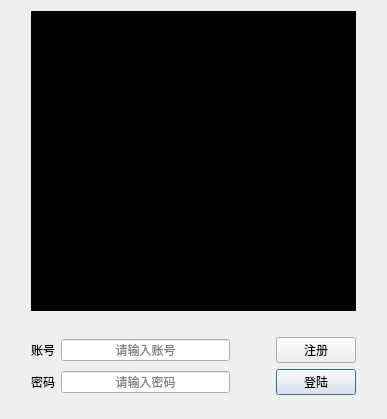
<?xml version="1.0" encoding="UTF-8"?>
<ui version="4.0">
 <class>Login</class>
 <widget class="QDialog" name="Login">
  <property name="geometry">
   <rect>
    <x>0</x>
    <y>0</y>
    <width>387</width>
    <height>419</height>
   </rect>
  </property>
  <property name="windowTitle">
   <string>Login</string>
  </property>
  <layout class="QGridLayout" name="gridLayout">
   <item row="0" column="0">
    <spacer name="horizontalSpacer_3">
     <property name="orientation">
      <enum>Qt::Horizontal</enum>
     </property>
     <property name="sizeType">
      <enum>QSizePolicy::Fixed</enum>
     </property>
     <property name="sizeHint" stdset="0">
      <size>
       <width>20</width>
       <height>20</height>
      </size>
     </property>
    </spacer>
   </item>
   <item row="0" column="1">
    <widget class="QLabel" name="label_bg">
     <property name="sizePolicy">
      <sizepolicy hsizetype="Expanding" vsizetype="Expanding">
       <horstretch>0</horstretch>
       <verstretch>0</verstretch>
      </sizepolicy>
     </property>
     <property name="styleSheet">
      <string notr="true">background-color: rgb(0, 0, 0);
border-image: url(:/Image/logo.jpg);
color: rgb(255, 255, 255);</string>
     </property>
     <property name="text">
      <string/>
     </property>
     <property name="alignment">
      <set>Qt::AlignCenter</set>
     </property>
    </widget>
   </item>
   <item row="0" column="2">
    <spacer name="horizontalSpacer_4">
     <property name="orientation">
      <enum>Qt::Horizontal</enum>
     </property>
     <property name="sizeType">
      <enum>QSizePolicy::Fixed</enum>
     </property>
     <property name="sizeHint" stdset="0">
      <size>
       <width>20</width>
       <height>20</height>
      </size>
     </property>
    </spacer>
   </item>
   <item row="1" column="1">
    <spacer name="verticalSpacer_2">
     <property name="orientation">
      <enum>Qt::Vertical</enum>
     </property>
     <property name="sizeType">
      <enum>QSizePolicy::Fixed</enum>
     </property>
     <property name="sizeHint" stdset="0">
      <size>
       <width>20</width>
       <height>20</height>
      </size>
     </property>
    </spacer>
   </item>
   <item row="4" column="1">
    <spacer name="verticalSpacer">
     <property name="orientation">
      <enum>Qt::Vertical</enum>
     </property>
     <property name="sizeType">
      <enum>QSizePolicy::Fixed</enum>
     </property>
     <property name="sizeHint" stdset="0">
      <size>
       <width>20</width>
       <height>13</height>
      </size>
     </property>
    </spacer>
   </item>
   <item row="3" column="1">
    <layout class="QHBoxLayout" name="horizontalLayout_4">
     <item>
      <widget class="QLabel" name="label_5">
       <property name="text">
        <string>密码</string>
       </property>
       <property name="alignment">
        <set>Qt::AlignCenter</set>
       </property>
      </widget>
     </item>
     <item>
      <widget class="QLineEdit" name="lineEdit_password">
       <property name="alignment">
        <set>Qt::AlignCenter</set>
       </property>
       <property name="placeholderText">
        <string>请输入密码</string>
       </property>
      </widget>
     </item>
     <item>
      <spacer name="horizontalSpacer_6">
       <property name="orientation">
        <enum>Qt::Horizontal</enum>
       </property>
       <property name="sizeType">
        <enum>QSizePolicy::Fixed</enum>
       </property>
       <property name="sizeHint" stdset="0">
        <size>
         <width>40</width>
         <height>20</height>
        </size>
       </property>
      </spacer>
     </item>
     <item>
      <widget class="QPushButton" name="pushButton_4">
       <property name="text">
        <string>登陆</string>
       </property>
      </widget>
     </item>
    </layout>
   </item>
   <item row="2" column="1">
    <layout class="QHBoxLayout" name="horizontalLayout_3">
     <item>
      <widget class="QLabel" name="label_3">
       <property name="text">
        <string>账号</string>
       </property>
       <property name="alignment">
        <set>Qt::AlignCenter</set>
       </property>
      </widget>
     </item>
     <item>
      <widget class="QLineEdit" name="lineEdit_account">
       <property name="alignment">
        <set>Qt::AlignCenter</set>
       </property>
       <property name="placeholderText">
        <string>请输入账号</string>
       </property>
      </widget>
     </item>
     <item>
      <spacer name="horizontalSpacer_5">
       <property name="orientation">
        <enum>Qt::Horizontal</enum>
       </property>
       <property name="sizeType">
        <enum>QSizePolicy::Fixed</enum>
       </property>
       <property name="sizeHint" stdset="0">
        <size>
         <width>40</width>
         <height>20</height>
        </size>
       </property>
      </spacer>
     </item>
     <item>
      <widget class="QPushButton" name="pushButton_register">
       <property name="text">
        <string>注册</string>
       </property>
      </widget>
     </item>
    </layout>
   </item>
  </layout>
 </widget>
 <resources/>
 <connections/>
</ui>
